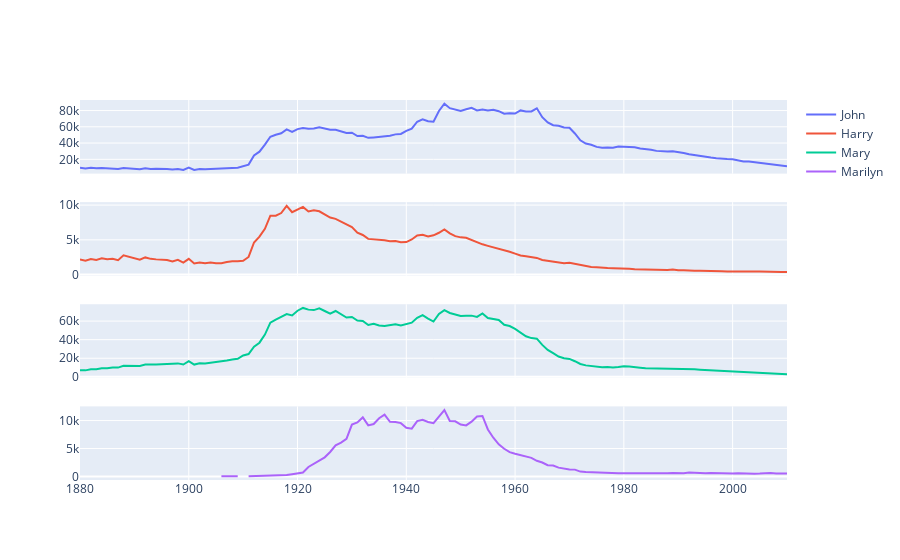

Source (notebook cell):
### Code cell
fig=make_subplots(rows=4,cols=1,shared_xaxes=True)
for i in range(4):
    fig.add_trace(go.Scatter(x=subset.index,y=subset.iloc[:,i],name=subset.columns[i]),i+1,1)
fig.show()

### Figure 1 — Plotly figure (JSON) as saved in the notebook; plotly's stock layout.template omitted (floating-point values rounded to 4 significant figures; data arrays with more than 128 entries replaced by an {"elided": "..."} marker saying what was removed)
{"data": [{"name": "John", "type": "scatter", "x": {"elided": "131 int values"}, "xaxis": "x", "y": {"elided": "131 int values"}, "yaxis": "y"}, {"name": "Harry", "type": "scatter", "x": {"elided": "131 int values"}, "xaxis": "x2", "y": {"elided": "131 int values"}, "yaxis": "y2"}, {"name": "Mary", "type": "scatter", "x": {"elided": "131 int values"}, "xaxis": "x3", "y": {"elided": "131 int values"}, "yaxis": "y3"}, {"name": "Marilyn", "type": "scatter", "x": {"elided": "131 int values"}, "xaxis": "x4", "y": {"elided": "131 int values"}, "yaxis": "y4"}], "layout": {"xaxis": {"anchor": "y", "domain": [0, 1], "matches": "x4", "showticklabels": false}, "xaxis2": {"anchor": "y2", "domain": [0, 1], "matches": "x4", "showticklabels": false}, "xaxis3": {"anchor": "y3", "domain": [0, 1], "matches": "x4", "showticklabels": false}, "xaxis4": {"anchor": "y4", "domain": [0, 1]}, "yaxis": {"anchor": "x", "domain": [0.8063, 1]}, "yaxis2": {"anchor": "x2", "domain": [0.5375, 0.7312]}, "yaxis3": {"anchor": "x3", "domain": [0.2687, 0.4625]}, "yaxis4": {"anchor": "x4", "domain": [0, 0.1938]}}}
